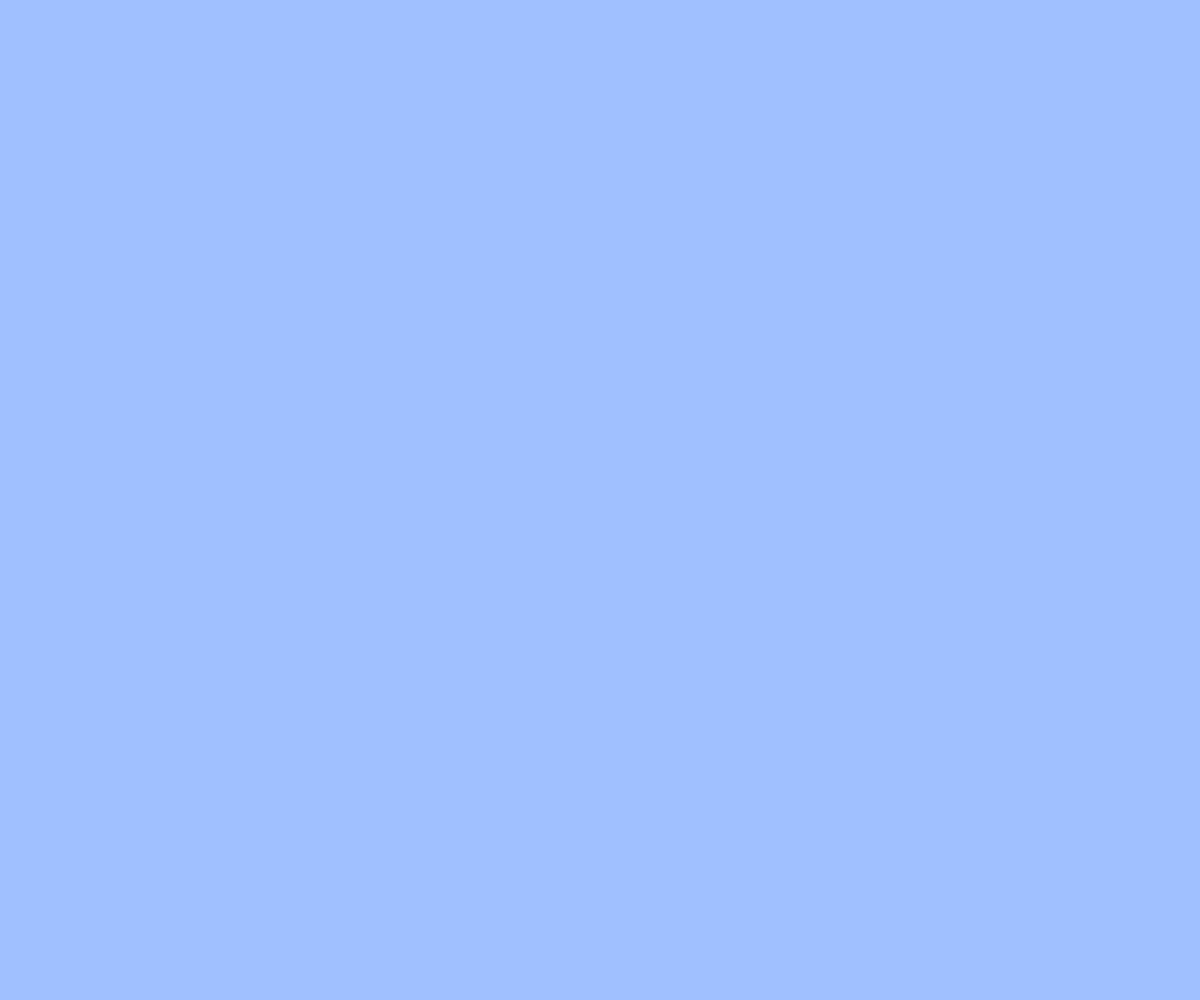
Frame 1 (no input)
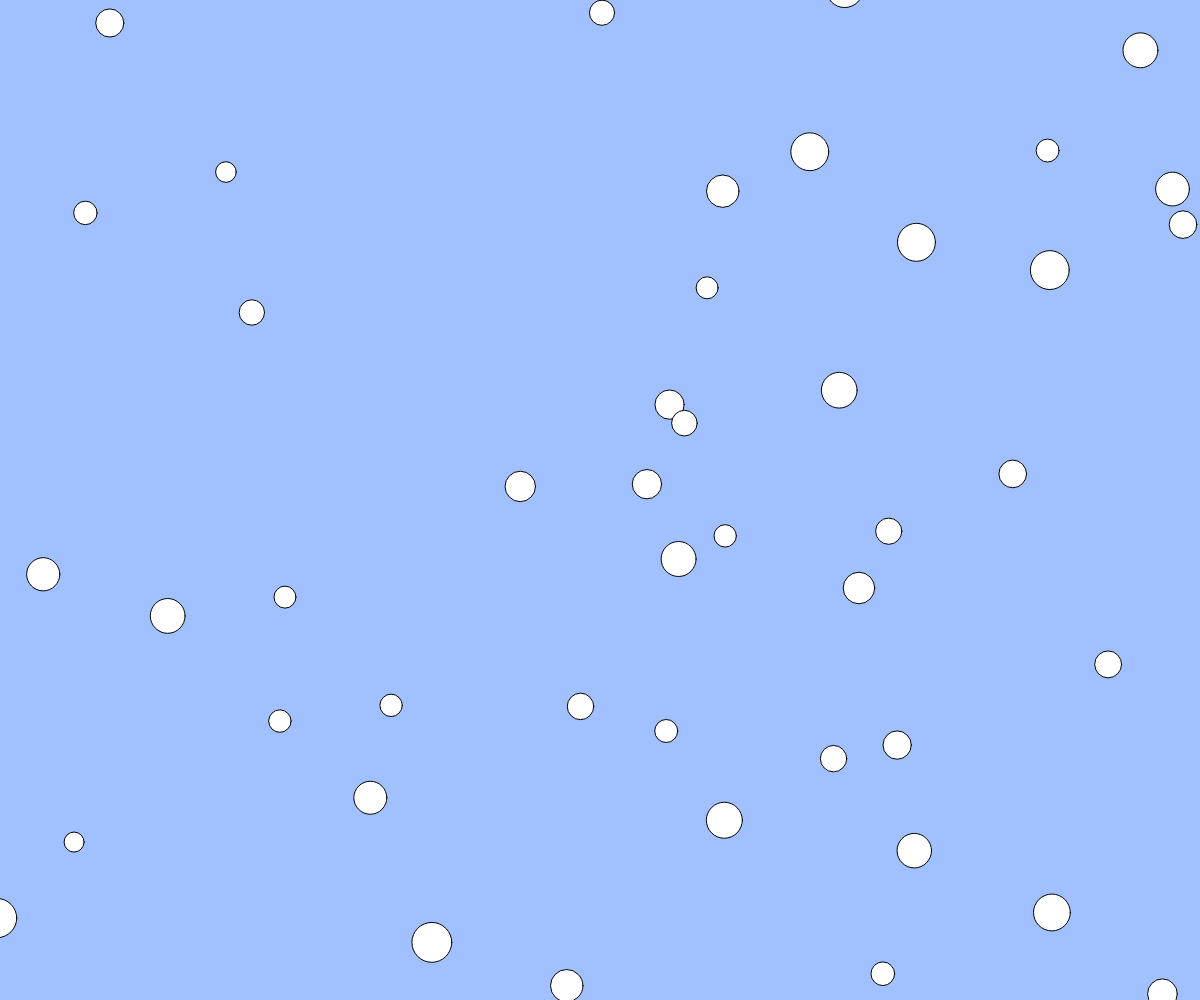
Frame 60 (no input)
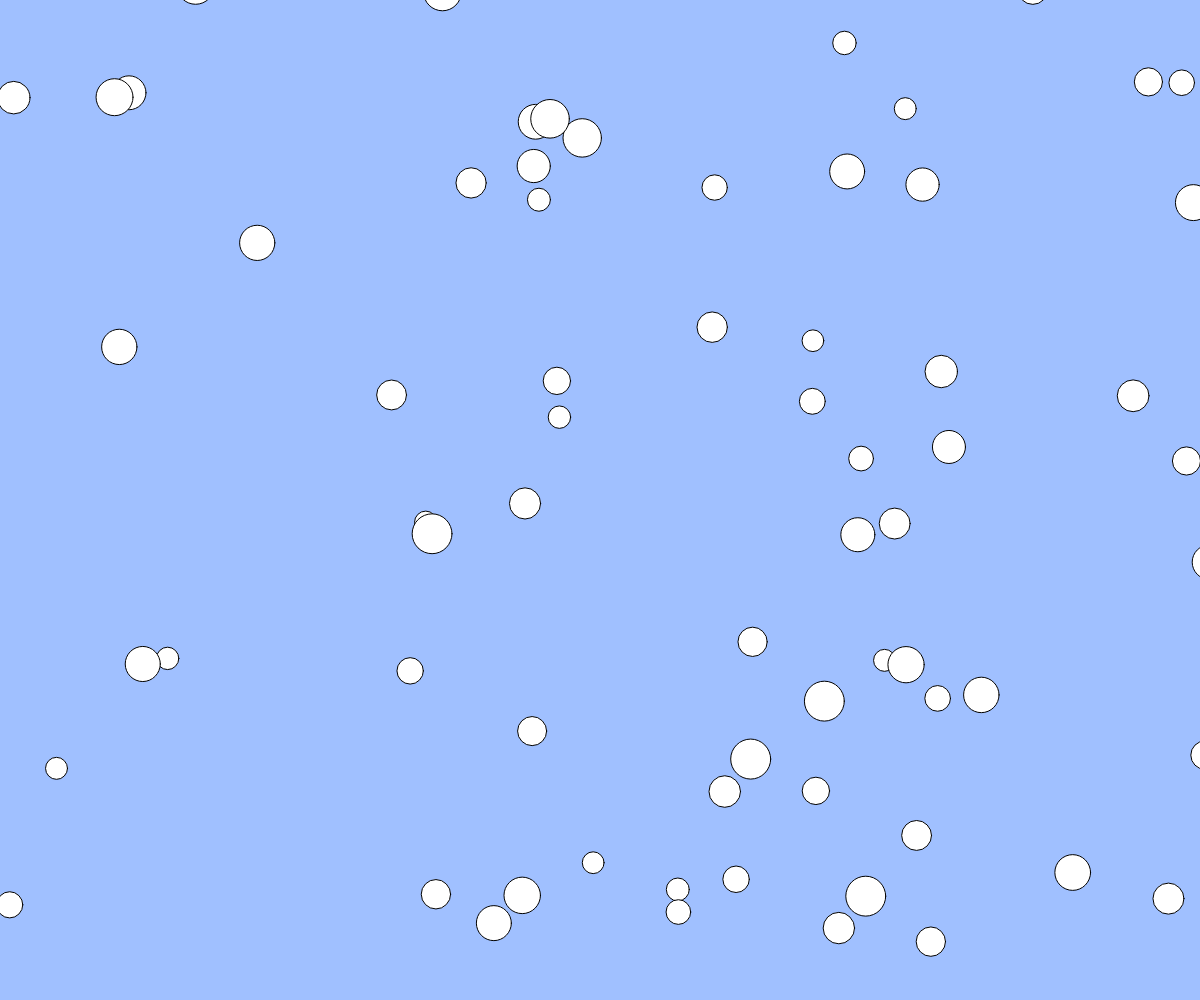
Frame 120 (the mouse pressed at the canvas centre since frame 60)

The p5.js sketch that drew these frames (run headless with seeded random() and noise() and a simulated clock; from frame 60 on, the mouse is pressed at the canvas centre):

// p5.js sketch
// ── sketch.js
//　テキスト「オブジェクト」
// 練習問題：ボールのサイズをランダムに変更してみよう
// 練習問題：何も操作しなくてもボールが湧いてくる機能を追加しよう

let balls;

function setup(){
  createCanvas(windowWidth, windowHeight);
  balls = [];
}

function draw(){
  background(160, 192, 255);
  for(let i = 0; i < balls.length; i++){
    let b = balls[i];
    ellipse(b.x, b.y, b.size);
    b.x += b.vx;
    b.y += b.vy;

  }
const b = { x: random(0,width), y: random(0,height) , size: random(20) + 20, vx: random(-10,10), vy: random(-10,10) };
    balls.push(b);
}

function mouseDragged(){
  const dx = mouseX - pmouseX;
  const dy = mouseY - pmouseY;
  if(mag(dx, dy) > 5){
    const b = { x: mouseX, y: mouseY, size: random(20) + 20, vx: dx, vy: dy };
    balls.push(b);
  }
}

function windowResized(){
  resizeCanvas(windowWidth, windowHeight);
}
